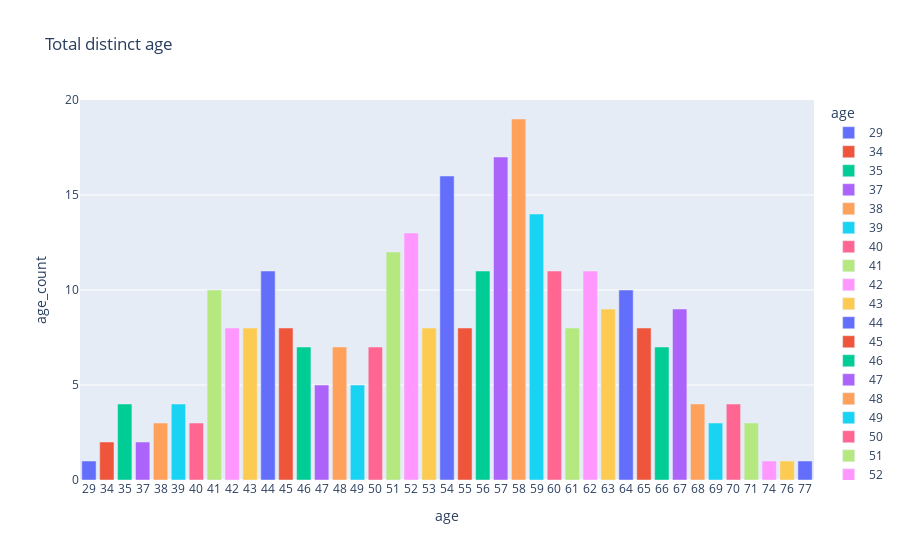

This figure's notebook cell:
### Code cell
fig = px.bar(age_count, x='age', y='age_count', color='age', title='Total distinct age')
fig.show()

### Figure 1 — Plotly figure (JSON) as saved in the notebook; plotly's stock layout.template omitted (floating-point values rounded to 4 significant figures)
{"data": [{"alignmentgroup": "True", "hovertemplate": "age=%{x}<br>age_count=%{y}<extra></extra>", "legendgroup": "29", "marker": {"color": "#636efa", "pattern": {"shape": ""}}, "name": "29", "offsetgroup": "29", "orientation": "v", "showlegend": true, "textposition": "auto", "type": "bar", "x": ["29"], "xaxis": "x", "y": [1], "yaxis": "y"}, {"alignmentgroup": "True", "hovertemplate": "age=%{x}<br>age_count=%{y}<extra></extra>", "legendgroup": "34", "marker": {"color": "#EF553B", "pattern": {"shape": ""}}, "name": "34", "offsetgroup": "34", "orientation": "v", "showlegend": true, "textposition": "auto", "type": "bar", "x": ["34"], "xaxis": "x", "y": [2], "yaxis": "y"}, {"alignmentgroup": "True", "hovertemplate": "age=%{x}<br>age_count=%{y}<extra></extra>", "legendgroup": "35", "marker": {"color": "#00cc96", "pattern": {"shape": ""}}, "name": "35", "offsetgroup": "35", "orientation": "v", "showlegend": true, "textposition": "auto", "type": "bar", "x": ["35"], "xaxis": "x", "y": [4], "yaxis": "y"}, {"alignmentgroup": "True", "hovertemplate": "age=%{x}<br>age_count=%{y}<extra></extra>", "legendgroup": "37", "marker": {"color": "#ab63fa", "pattern": {"shape": ""}}, "name": "37", "offsetgroup": "37", "orientation": "v", "showlegend": true, "textposition": "auto", "type": "bar", "x": ["37"], "xaxis": "x", "y": [2], "yaxis": "y"}, {"alignmentgroup": "True", "hovertemplate": "age=%{x}<br>age_count=%{y}<extra></extra>", "legendgroup": "38", "marker": {"color": "#FFA15A", "pattern": {"shape": ""}}, "name": "38", "offsetgroup": "38", "orientation": "v", "showlegend": true, "textposition": "auto", "type": "bar", "x": ["38"], "xaxis": "x", "y": [3], "yaxis": "y"}, {"alignmentgroup": "True", "hovertemplate": "age=%{x}<br>age_count=%{y}<extra></extra>", "legendgroup": "39", "marker": {"color": "#19d3f3", "pattern": {"shape": ""}}, "name": "39", "offsetgroup": "39", "orientation": "v", "showlegend": true, "textposition": "auto", "type": "bar", "x": ["39"], "xaxis": "x", "y": [4], "yaxis": "y"}, {"alignmentgroup": "True", "hovertemplate": "age=%{x}<br>age_count=%{y}<extra></extra>", "legendgroup": "40", "marker": {"color": "#FF6692", "pattern": {"shape": ""}}, "name": "40", "offsetgroup": "40", "orientation": "v", "showlegend": true, "textposition": "auto", "type": "bar", "x": ["40"], "xaxis": "x", "y": [3], "yaxis": "y"}, {"alignmentgroup": "True", "hovertemplate": "age=%{x}<br>age_count=%{y}<extra></extra>", "legendgroup": "41", "marker": {"color": "#B6E880", "pattern": {"shape": ""}}, "name": "41", "offsetgroup": "41", "orientation": "v", "showlegend": true, "textposition": "auto", "type": "bar", "x": ["41"], "xaxis": "x", "y": [10], "yaxis": "y"}, {"alignmentgroup": "True", "hovertemplate": "age=%{x}<br>age_count=%{y}<extra></extra>", "legendgroup": "42", "marker": {"color": "#FF97FF", "pattern": {"shape": ""}}, "name": "42", "offsetgroup": "42", "orientation": "v", "showlegend": true, "textposition": "auto", "type": "bar", "x": ["42"], "xaxis": "x", "y": [8], "yaxis": "y"}, {"alignmentgroup": "True", "hovertemplate": "age=%{x}<br>age_count=%{y}<extra></extra>", "legendgroup": "43", "marker": {"color": "#FECB52", "pattern": {"shape": ""}}, "name": "43", "offsetgroup": "43", "orientation": "v", "showlegend": true, "textposition": "auto", "type": "bar", "x": ["43"], "xaxis": "x", "y": [8], "yaxis": "y"}, {"alignmentgroup": "True", "hovertemplate": "age=%{x}<br>age_count=%{y}<extra></extra>", "legendgroup": "44", "marker": {"color": "#636efa", "pattern": {"shape": ""}}, "name": "44", "offsetgroup": "44", "orientation": "v", "showlegend": true, "textposition": "auto", "type": "bar", "x": ["44"], "xaxis": "x", "y": [11], "yaxis": "y"}, {"alignmentgroup": "True", "hovertemplate": "age=%{x}<br>age_count=%{y}<extra></extra>", "legendgroup": "45", "marker": {"color": "#EF553B", "pattern": {"shape": ""}}, "name": "45", "offsetgroup": "45", "orientation": "v", "showlegend": true, "textposition": "auto", "type": "bar", "x": ["45"], "xaxis": "x", "y": [8], "yaxis": "y"}, {"alignmentgroup": "True", "hovertemplate": "age=%{x}<br>age_count=%{y}<extra></extra>", "legendgroup": "46", "marker": {"color": "#00cc96", "pattern": {"shape": ""}}, "name": "46", "offsetgroup": "46", "orientation": "v", "showlegend": true, "textposition": "auto", "type": "bar", "x": ["46"], "xaxis": "x", "y": [7], "yaxis": "y"}, {"alignmentgroup": "True", "hovertemplate": "age=%{x}<br>age_count=%{y}<extra></extra>", "legendgroup": "47", "marker": {"color": "#ab63fa", "pattern": {"shape": ""}}, "name": "47", "offsetgroup": "47", "orientation": "v", "showlegend": true, "textposition": "auto", "type": "bar", "x": ["47"], "xaxis": "x", "y": [5], "yaxis": "y"}, {"alignmentgroup": "True", "hovertemplate": "age=%{x}<br>age_count=%{y}<extra></extra>", "legendgroup": "48", "marker": {"color": "#FFA15A", "pattern": {"shape": ""}}, "name": "48", "offsetgroup": "48", "orientation": "v", "showlegend": true, "textposition": "auto", "type": "bar", "x": ["48"], "xaxis": "x", "y": [7], "yaxis": "y"}, {"alignmentgroup": "True", "hovertemplate": "age=%{x}<br>age_count=%{y}<extra></extra>", "legendgroup": "49", "marker": {"color": "#19d3f3", "pattern": {"shape": ""}}, "name": "49", "offsetgroup": "49", "orientation": "v", "showlegend": true, "textposition": "auto", "type": "bar", "x": ["49"], "xaxis": "x", "y": [5], "yaxis": "y"}, {"alignmentgroup": "True", "hovertemplate": "age=%{x}<br>age_count=%{y}<extra></extra>", "legendgroup": "50", "marker": {"color": "#FF6692", "pattern": {"shape": ""}}, "name": "50", "offsetgroup": "50", "orientation": "v", "showlegend": true, "textposition": "auto", "type": "bar", "x": ["50"], "xaxis": "x", "y": [7], "yaxis": "y"}, {"alignmentgroup": "True", "hovertemplate": "age=%{x}<br>age_count=%{y}<extra></extra>", "legendgroup": "51", "marker": {"color": "#B6E880", "pattern": {"shape": ""}}, "name": "51", "offsetgroup": "51", "orientation": "v", "showlegend": true, "textposition": "auto", "type": "bar", "x": ["51"], "xaxis": "x", "y": [12], "yaxis": "y"}, {"alignmentgroup": "True", "hovertemplate": "age=%{x}<br>age_count=%{y}<extra></extra>", "legendgroup": "52", "marker": {"color": "#FF97FF", "pattern": {"shape": ""}}, "name": "52", "offsetgroup": "52", "orientation": "v", "showlegend": true, "textposition": "auto", "type": "bar", "x": ["52"], "xaxis": "x", "y": [13], "yaxis": "y"}, {"alignmentgroup": "True", "hovertemplate": "age=%{x}<br>age_count=%{y}<extra></extra>", "legendgroup": "53", "marker": {"color": "#FECB52", "pattern": {"shape": ""}}, "name": "53", "offsetgroup": "53", "orientation": "v", "showlegend": true, "textposition": "auto", "type": "bar", "x": ["53"], "xaxis": "x", "y": [8], "yaxis": "y"}, {"alignmentgroup": "True", "hovertemplate": "age=%{x}<br>age_count=%{y}<extra></extra>", "legendgroup": "54", "marker": {"color": "#636efa", "pattern": {"shape": ""}}, "name": "54", "offsetgroup": "54", "orientation": "v", "showlegend": true, "textposition": "auto", "type": "bar", "x": ["54"], "xaxis": "x", "y": [16], "yaxis": "y"}, {"alignmentgroup": "True", "hovertemplate": "age=%{x}<br>age_count=%{y}<extra></extra>", "legendgroup": "55", "marker": {"color": "#EF553B", "pattern": {"shape": ""}}, "name": "55", "offsetgroup": "55", "orientation": "v", "showlegend": true, "textposition": "auto", "type": "bar", "x": ["55"], "xaxis": "x", "y": [8], "yaxis": "y"}, {"alignmentgroup": "True", "hovertemplate": "age=%{x}<br>age_count=%{y}<extra></extra>", "legendgroup": "56", "marker": {"color": "#00cc96", "pattern": {"shape": ""}}, "name": "56", "offsetgroup": "56", "orientation": "v", "showlegend": true, "textposition": "auto", "type": "bar", "x": ["56"], "xaxis": "x", "y": [11], "yaxis": "y"}, {"alignmentgroup": "True", "hovertemplate": "age=%{x}<br>age_count=%{y}<extra></extra>", "legendgroup": "57", "marker": {"color": "#ab63fa", "pattern": {"shape": ""}}, "name": "57", "offsetgroup": "57", "orientation": "v", "showlegend": true, "textposition": "auto", "type": "bar", "x": ["57"], "xaxis": "x", "y": [17], "yaxis": "y"}, {"alignmentgroup": "True", "hovertemplate": "age=%{x}<br>age_count=%{y}<extra></extra>", "legendgroup": "58", "marker": {"color": "#FFA15A", "pattern": {"shape": ""}}, "name": "58", "offsetgroup": "58", "orientation": "v", "showlegend": true, "textposition": "auto", "type": "bar", "x": ["58"], "xaxis": "x", "y": [19], "yaxis": "y"}, {"alignmentgroup": "True", "hovertemplate": "age=%{x}<br>age_count=%{y}<extra></extra>", "legendgroup": "59", "marker": {"color": "#19d3f3", "pattern": {"shape": ""}}, "name": "59", "offsetgroup": "59", "orientation": "v", "showlegend": true, "textposition": "auto", "type": "bar", "x": ["59"], "xaxis": "x", "y": [14], "yaxis": "y"}, {"alignmentgroup": "True", "hovertemplate": "age=%{x}<br>age_count=%{y}<extra></extra>", "legendgroup": "60", "marker": {"color": "#FF6692", "pattern": {"shape": ""}}, "name": "60", "offsetgroup": "60", "orientation": "v", "showlegend": true, "textposition": "auto", "type": "bar", "x": ["60"], "xaxis": "x", "y": [11], "yaxis": "y"}, {"alignmentgroup": "True", "hovertemplate": "age=%{x}<br>age_count=%{y}<extra></extra>", "legendgroup": "61", "marker": {"color": "#B6E880", "pattern": {"shape": ""}}, "name": "61", "offsetgroup": "61", "orientation": "v", "showlegend": true, "textposition": "auto", "type": "bar", "x": ["61"], "xaxis": "x", "y": [8], "yaxis": "y"}, {"alignmentgroup": "True", "hovertemplate": "age=%{x}<br>age_count=%{y}<extra></extra>", "legendgroup": "62", "marker": {"color": "#FF97FF", "pattern": {"shape": ""}}, "name": "62", "offsetgroup": "62", "orientation": "v", "showlegend": true, "textposition": "auto", "type": "bar", "x": ["62"], "xaxis": "x", "y": [11], "yaxis": "y"}, {"alignmentgroup": "True", "hovertemplate": "age=%{x}<br>age_count=%{y}<extra></extra>", "legendgroup": "63", "marker": {"color": "#FECB52", "pattern": {"shape": ""}}, "name": "63", "offsetgroup": "63", "orientation": "v", "showlegend": true, "textposition": "auto", "type": "bar", "x": ["63"], "xaxis": "x", "y": [9], "yaxis": "y"}, {"alignmentgroup": "True", "hovertemplate": "age=%{x}<br>age_count=%{y}<extra></extra>", "legendgroup": "64", "marker": {"color": "#636efa", "pattern": {"shape": ""}}, "name": "64", "offsetgroup": "64", "orientation": "v", "showlegend": true, "textposition": "auto", "type": "bar", "x": ["64"], "xaxis": "x", "y": [10], "yaxis": "y"}, {"alignmentgroup": "True", "hovertemplate": "age=%{x}<br>age_count=%{y}<extra></extra>", "legendgroup": "65", "marker": {"color": "#EF553B", "pattern": {"shape": ""}}, "name": "65", "offsetgroup": "65", "orientation": "v", "showlegend": true, "textposition": "auto", "type": "bar", "x": ["65"], "xaxis": "x", "y": [8], "yaxis": "y"}, {"alignmentgroup": "True", "hovertemplate": "age=%{x}<br>age_count=%{y}<extra></extra>", "legendgroup": "66", "marker": {"color": "#00cc96", "pattern": {"shape": ""}}, "name": "66", "offsetgroup": "66", "orientation": "v", "showlegend": true, "textposition": "auto", "type": "bar", "x": ["66"], "xaxis": "x", "y": [7], "yaxis": "y"}, {"alignmentgroup": "True", "hovertemplate": "age=%{x}<br>age_count=%{y}<extra></extra>", "legendgroup": "67", "marker": {"color": "#ab63fa", "pattern": {"shape": ""}}, "name": "67", "offsetgroup": "67", "orientation": "v", "showlegend": true, "textposition": "auto", "type": "bar", "x": ["67"], "xaxis": "x", "y": [9], "yaxis": "y"}, {"alignmentgroup": "True", "hovertemplate": "age=%{x}<br>age_count=%{y}<extra></extra>", "legendgroup": "68", "marker": {"color": "#FFA15A", "pattern": {"shape": ""}}, "name": "68", "offsetgroup": "68", "orientation": "v", "showlegend": true, "textposition": "auto", "type": "bar", "x": ["68"], "xaxis": "x", "y": [4], "yaxis": "y"}, {"alignmentgroup": "True", "hovertemplate": "age=%{x}<br>age_count=%{y}<extra></extra>", "legendgroup": "69", "marker": {"color": "#19d3f3", "pattern": {"shape": ""}}, "name": "69", "offsetgroup": "69", "orientation": "v", "showlegend": true, "textposition": "auto", "type": "bar", "x": ["69"], "xaxis": "x", "y": [3], "yaxis": "y"}, {"alignmentgroup": "True", "hovertemplate": "age=%{x}<br>age_count=%{y}<extra></extra>", "legendgroup": "70", "marker": {"color": "#FF6692", "pattern": {"shape": ""}}, "name": "70", "offsetgroup": "70", "orientation": "v", "showlegend": true, "textposition": "auto", "type": "bar", "x": ["70"], "xaxis": "x", "y": [4], "yaxis": "y"}, {"alignmentgroup": "True", "hovertemplate": "age=%{x}<br>age_count=%{y}<extra></extra>", "legendgroup": "71", "marker": {"color": "#B6E880", "pattern": {"shape": ""}}, "name": "71", "offsetgroup": "71", "orientation": "v", "showlegend": true, "textposition": "auto", "type": "bar", "x": ["71"], "xaxis": "x", "y": [3], "yaxis": "y"}, {"alignmentgroup": "True", "hovertemplate": "age=%{x}<br>age_count=%{y}<extra></extra>", "legendgroup": "74", "marker": {"color": "#FF97FF", "pattern": {"shape": ""}}, "name": "74", "offsetgroup": "74", "orientation": "v", "showlegend": true, "textposition": "auto", "type": "bar", "x": ["74"], "xaxis": "x", "y": [1], "yaxis": "y"}, {"alignmentgroup": "True", "hovertemplate": "age=%{x}<br>age_count=%{y}<extra></extra>", "legendgroup": "76", "marker": {"color": "#FECB52", "pattern": {"shape": ""}}, "name": "76", "offsetgroup": "76", "orientation": "v", "showlegend": true, "textposition": "auto", "type": "bar", "x": ["76"], "xaxis": "x", "y": [1], "yaxis": "y"}, {"alignmentgroup": "True", "hovertemplate": "age=%{x}<br>age_count=%{y}<extra></extra>", "legendgroup": "77", "marker": {"color": "#636efa", "pattern": {"shape": ""}}, "name": "77", "offsetgroup": "77", "orientation": "v", "showlegend": true, "textposition": "auto", "type": "bar", "x": ["77"], "xaxis": "x", "y": [1], "yaxis": "y"}], "layout": {"barmode": "relative", "legend": {"title": {"text": "age"}, "tracegroupgap": 0}, "title": {"text": "Total distinct age"}, "xaxis": {"anchor": "y", "categoryarray": ["29", "34", "35", "37", "38", "39", "40", "41", "42", "43", "44", "45", "46", "47", "48", "49", "50", "51", "52", "53", "54", "55", "56", "57", "58", "59", "60", "61", "62", "63", "64", "65", "66", "67", "68", "69", "70", "71", "74", "76", "77"], "categoryorder": "array", "domain": [0, 1], "title": {"text": "age"}}, "yaxis": {"anchor": "x", "domain": [0, 1], "title": {"text": "age_count"}}}}
